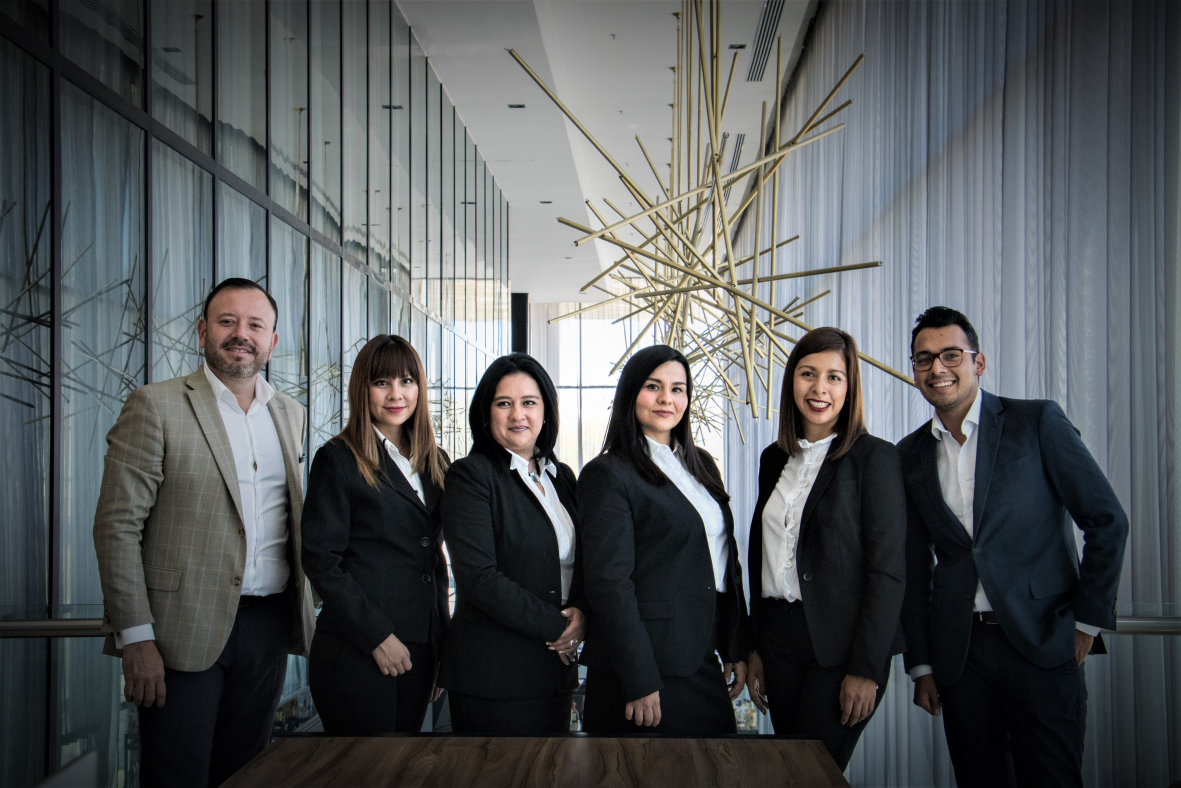
#> input picture images/Team.jpeg, 5905 x 3937 px (shown at 1/5 size)
$ jupyter execute 'Local Feature Extraction.ipynb'
#> lines starting #> are read from the running program, lines starting #| are printed output that depends on the picture
[cell 1]
import cv2
import numpy as np
import matplotlib.pyplot as plt
import imutils

[cell 2]
def showimg(img,useOpenCV = False):
    if useOpenCV:
        cv2.imshow("Image",img)
        cv2.waitKey(0)
        cv2.destroyAllWindows()
    else:
        plt.imshow(cv2.cvtColor(img, cv2.COLOR_BGR2RGB))
        plt.axis("off")
        plt.show()

#  Image Pyramids

<b>Image Pyramuds involves scanning the image at different scales, at each window slide we pass the extracted
features to a trained Linear SVM classifier.</b>

[cell 3]
img = cv2.imread("./images/Team.jpeg")
#> img is the input picture: shape (3937, 5905, 3); mean B, G, R 88.3, 86.5, 83.2
#img = cv2.cvtColor(img,cv2.COLOR_BGR2RGB)

showimg(img)

[cell 4]
level1 = cv2.pyrDown(img)
level2 = cv2.pyrDown(level1)
level3 = cv2.pyrDown(level2)
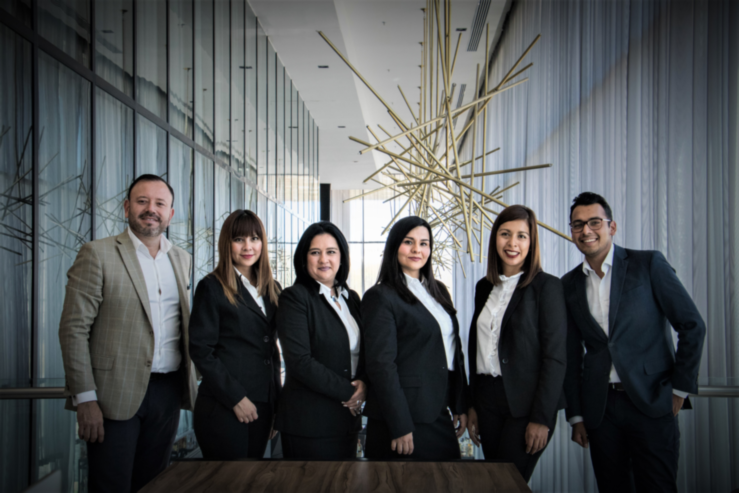
#> level3: shape (493, 739, 3); mean B, G, R 88.2, 86.5, 83.1

showimg(level1,True)
showimg(level2,True)
showimg(level3,True)

#

# 2-BRIEF

 BRIEF uses an entirely random sampling pattern when sampling pixels from an image patch. While the descriptor can provide fast, accurate matches, it does not provide any method of orientation compensation, making the descriptor substantially less adaptable to changes in plane rotation as compared to its ORB, BRISK, and FREAK counterparts.

# 3-ORB: Oriented Fast and Rotated Brief

ORB Generates key points at distinctive image regions, for each point a binary feature vector is created to represent it

ORB uses FAST to generate local keypoints then BRIEF to describe these keypoints

ORB: Uses FAST (to generate keypoints) and BRIEF (to create binary vectors) in multiple downscaled image resolutions, (Image Pyramids)

[cell 5]
orb = cv2.ORB_create(5000, 2.0)

[cell 6]
img = cv2.imread("./images/face.jpeg")
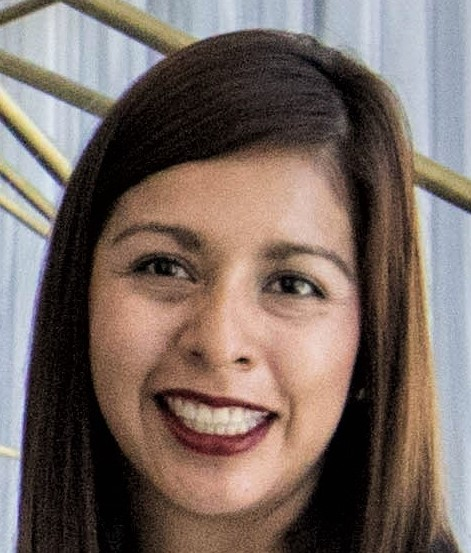
#> input picture images/face.jpeg, 471 x 553 px
#> img is the input picture: shape (553, 471, 3); mean B, G, R 98.9, 105.9, 121
orig_train = img.copy()
showimg(img)
gray_train = cv2.cvtColor(img,cv2.COLOR_BGR2GRAY)
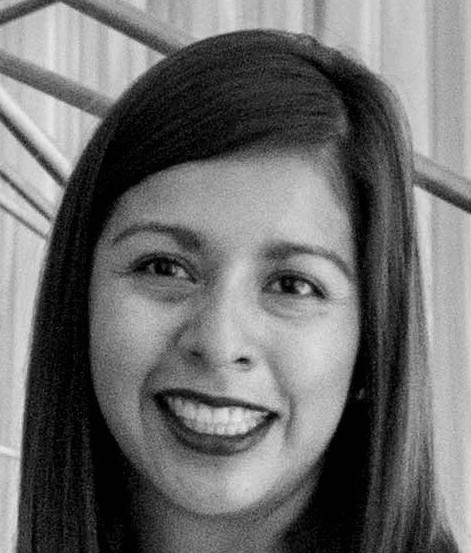
#> gray_train: shape (553, 471); min 0, max 238, mean 109.6
keypoints_train, descriptors_train  = orb.detectAndCompute(gray_train,None)
#> keypoints_train = 2504 keypoints; strongest (x, y, size): (306, 286, 62), (252, 420, 124), (272, 412, 124), (300, 288, 124)
img_kps = img.copy()
cv2.drawKeypoints(img_kps,keypoints_train,color = (255,0,0),outImage = img_kps)
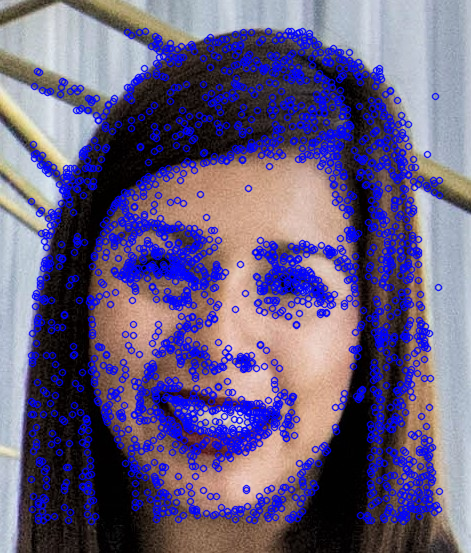
#> img_kps: shape (553, 471, 3); mean B, G, R 130.6, 92.6, 103.9
showimg(img_kps,False)

[cell 7]
img = cv2.imread("./images/Team.jpeg")
#img = imutils.resize(img,width = 1000)
orig_query = img.copy()
showimg(img)
gray_query = cv2.cvtColor(img,cv2.COLOR_BGR2GRAY)
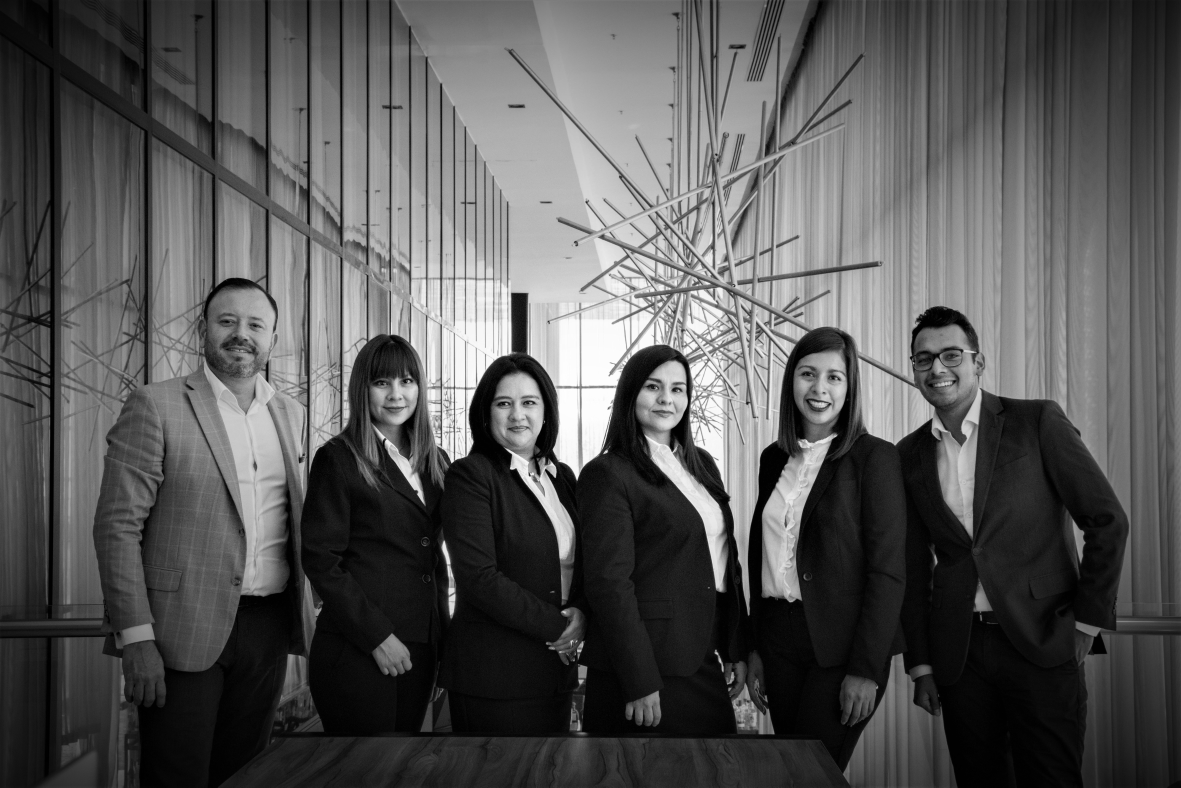
#> gray_query: shape (3937, 5905) (shown at 1/5 size); min 0, max 255, mean 85.7
keypoints_query, descriptors_query  = orb.detectAndCompute(gray_query,None)
#> keypoints_query = 4941 keypoints; strongest (x, y, size): (2880, 2336, 992), (2816, 2368, 992), (2816, 2240, 992), (2260, 2304, 124)
img_kps = img.copy()
cv2.drawKeypoints(img_kps,keypoints_query,color = (255,0,0),outImage = img_kps)
#> img_kps: shape (3937, 5905, 3)
showimg(img_kps,False)
#> in showimg (call 8), `plt.show()`:
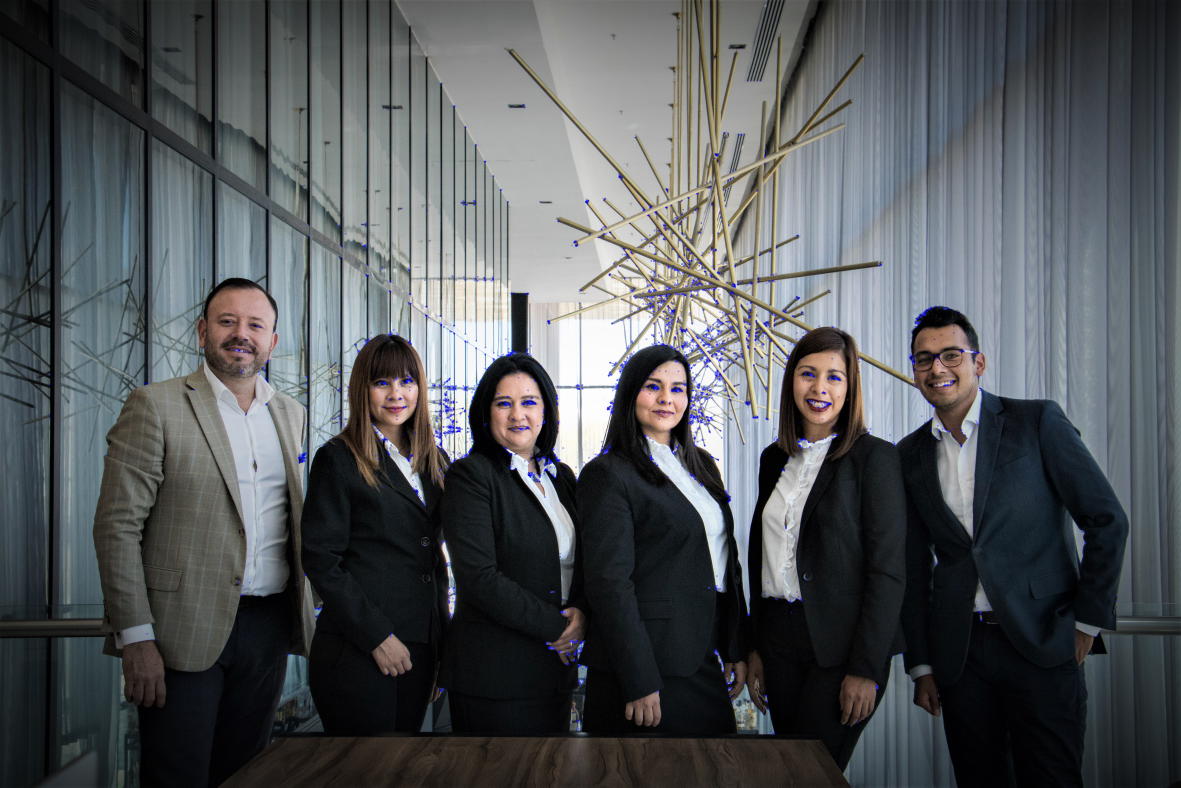
#> shown: shape (3937, 5905, 3) (shown at 1/5 size); mean R, G, B 82.6, 86, 88.7

# After calculating both keypoints we use the brute force matcher to try to match the query image with the training image

[cell 8]
bf = cv2.BFMatcher(cv2.NORM_HAMMING, crossCheck = True)
matches = bf.match(descriptors_train,descriptors_query)
#> matches = 662 matches
matches = sorted(matches, key = lambda x : x.distance)

output = orig_query.copy()
result = cv2.drawMatches(orig_train, keypoints_train, orig_query, keypoints_query, matches[:100], output, flags = 2)
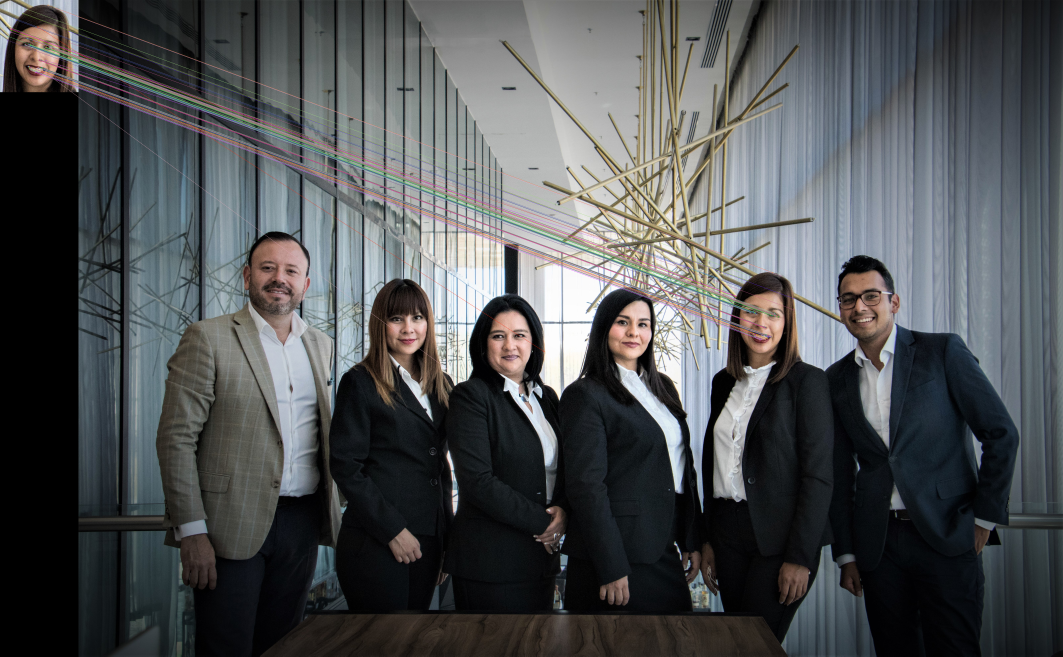
#> result: shape (3937, 6376, 3) (shown at 1/6 size); mean B, G, R 82.9, 81.2, 78.6

result = imutils.resize(result,width = 1000)
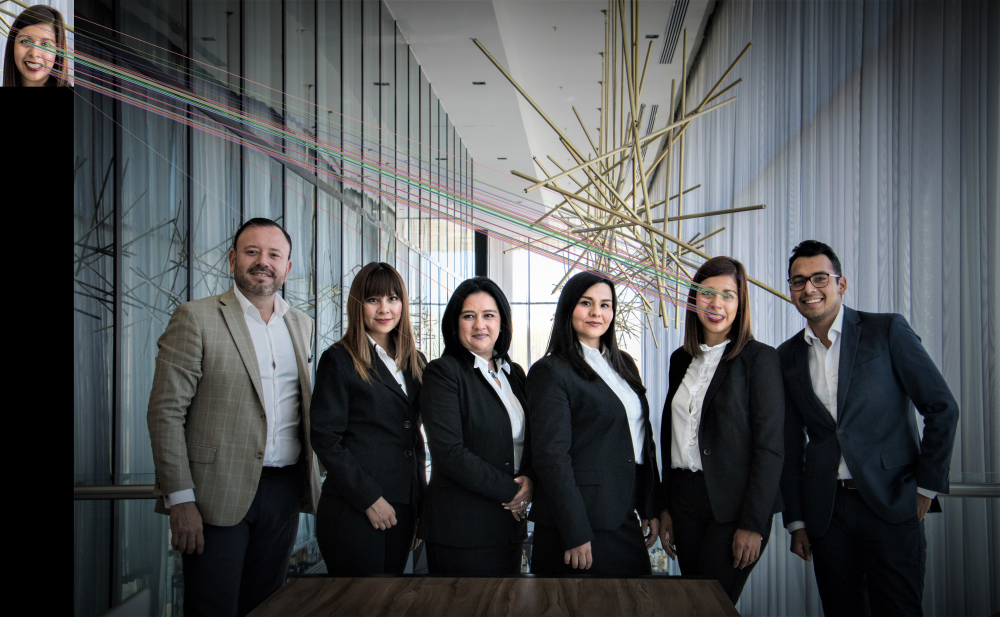
#> result: shape (617, 1000, 3); mean B, G, R 82.9, 81.2, 78.6
showimg(result,useOpenCV=True)
